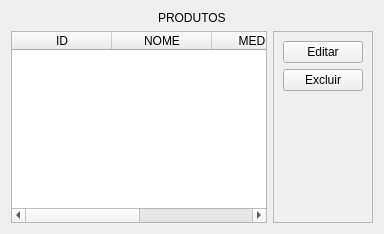
                <widget class="QWidget" name="tab_produtos_list">
                 <attribute name="title">
                  <string>Produtos</string>
                 </attribute>
                 <layout class="QVBoxLayout" name="verticalLayout_18">
                  <item alignment="Qt::AlignHCenter">
                   <widget class="QLabel" name="label">
                    <property name="text">
                     <string>PRODUTOS</string>
                    </property>
                   </widget>
                  </item>
                  <item>
                   <layout class="QHBoxLayout" name="horizontalLayout_6">
                    <item>
                     <widget class="QTableWidget" name="tb_produtos">
                      <property name="contextMenuPolicy">
                       <enum>Qt::DefaultContextMenu</enum>
                      </property>
                      <column>
                       <property name="text">
                        <string>ID</string>
                       </property>
                      </column>
                      <column>
                       <property name="text">
                        <string>NOME</string>
                       </property>
                      </column>
                      <column>
                       <property name="text">
                        <string>MEDIDA</string>
                       </property>
                      </column>
                      <column>
                       <property name="text">
                        <string>PREÇO / MEDIDA</string>
                       </property>
                      </column>
                     </widget>
                    </item>
                    <item>
                     <widget class="QFrame" name="frame_5">
                      <property name="frameShape">
                       <enum>QFrame::StyledPanel</enum>
                      </property>
                      <property name="frameShadow">
                       <enum>QFrame::Raised</enum>
                      </property>
                      <layout class="QVBoxLayout" name="verticalLayout_16">
                       <item>
                        <widget class="QPushButton" name="btn_edit_product">
                         <property name="cursor">
                          <cursorShape>PointingHandCursor</cursorShape>
                         </property>
                         <property name="text">
                          <string>Editar</string>
                         </property>
                        </widget>
                       </item>
                       <item>
                        <widget class="QPushButton" name="btn_excluir_product">
                         <property name="cursor">
                          <cursorShape>PointingHandCursor</cursorShape>
                         </property>
                         <property name="text">
                          <string>Excluir</string>
                         </property>
                        </widget>
                       </item>
                       <item>
                        <spacer name="verticalSpacer_8">
                         <property name="orientation">
                          <enum>Qt::Vertical</enum>
                         </property>
                         <property name="sizeHint" stdset="0">
                          <size>
                           <width>20</width>
                           <height>40</height>
                          </size>
                         </property>
                        </spacer>
                       </item>
                      </layout>
                     </widget>
                    </item>
                   </layout>
                  </item>
                 </layout>
                </widget>
